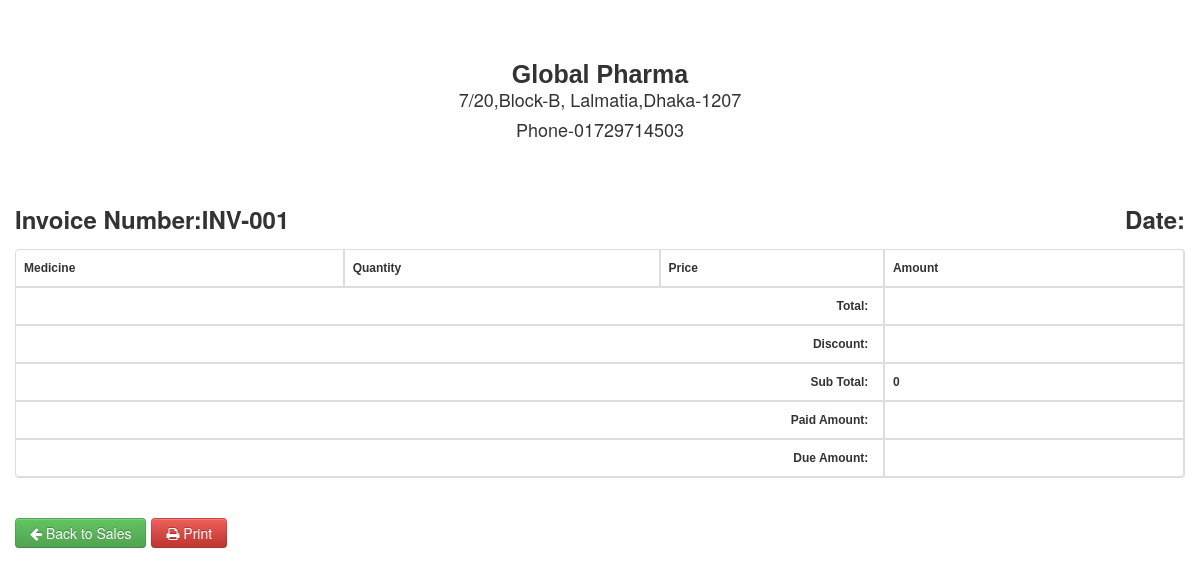
The app's page /invoice.php?invoice_number=INV-001 (signed in), older data.
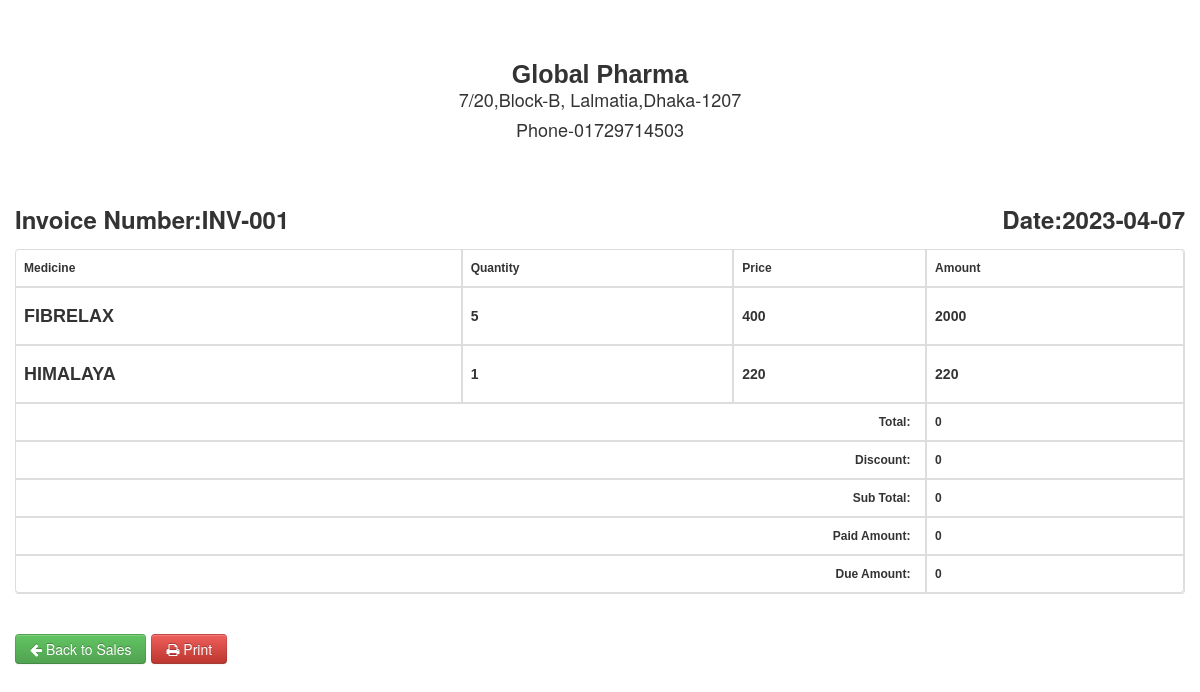
The same page, newer data.
### tables this page shows
CREATE TABLE `inv_issue` (
  `id` int(11) NOT NULL,
  `IssueID` varchar(20) NOT NULL,
  `IssueDate` date DEFAULT NULL,
  `BuyerID` varchar(12) DEFAULT NULL,
  `Remarks` varchar(255) DEFAULT NULL,
  `IssueType` varchar(50) DEFAULT NULL,
  `InWord` varchar(255) DEFAULT NULL,
  `TotalPrice` float DEFAULT NULL,
  `DiscountAmt` float DEFAULT NULL,
  `PaidAmt` float DEFAULT NULL,
  `Due` float DEFAULT NULL,
  `GrandAmt` float DEFAULT NULL,
  `TotalProfit` float DEFAULT NULL,
  `CName` varchar(50) DEFAULT 'Nill',
  `Mob` varchar(50) DEFAULT NULL,
  `GoDownIss` varchar(50) DEFAULT NULL,
  `PID` varchar(50) DEFAULT NULL
);

CREATE TABLE `inv_issuedetail` (
  `id` int(11) NOT NULL,
  `IssueID` varchar(20) DEFAULT NULL,
  `MaterialID` varchar(9) DEFAULT NULL,
  `IssueQty` float DEFAULT NULL,
  `IssuePrice` float DEFAULT NULL,
  `IFree` float DEFAULT NULL,
  `TotalIssue` float DEFAULT NULL,
  `ProfitItem` float DEFAULT NULL,
  `QtyCtnwise` float DEFAULT NULL,
  `CartonRate` float DEFAULT NULL,
  `SupplierID` varchar(50) DEFAULT NULL
);

### invoice.php (the view, shortened to what this page needs)
<?php
    include("dbcon.php");
	$invoice_number = $_GET['invoice_number'];
	$newInvoice_number = getCode('inv_issue', 'IssueID', '03d', '001', 'INV-');
	$newDates= date('Y-m-d');
	function getCode($table, $fieldName, $modifier, $defaultCode, $prefix){
		global $con;
		$sql    = "SELECT count($fieldName) as total_row FROM $table";
		$result = $con->query($sql);
		$lastRows   = $result->fetch_object();
		$number     = intval($lastRows->total_row) + 2;
		$defaultCode = $prefix.sprintf('%'.$modifier, $number);
		return $defaultCode;
	}
?>
<!DOCTYPE html>
<html>
	<head>
		<link rel="stylesheet" type="text/css" href="css/bootstrap.css">
		<link rel="stylesheet" type="text/css" href="css/bootstrap-responsive.css">
		<link rel="stylesheet" type="text/css" href="css/font-awesome.min.css">
		<link rel="stylesheet" type="text/css" href="css/tcal.css">
		<link rel="stylesheet" type="text/css" href="css/style.css">
	</head>
	<body>
		<div class="container">
			<div id="content">
				<?php
					$sql		= "SELECT * FROM inv_issue where IssueID = '$invoice_number'";
					$query 		= mysqli_query($con,$sql);
					$details 	= mysqli_fetch_array($query);
				?>
				<center>
					<div style="font:bold 25px 'Arial';">Global Pharma</div>
					<p>7/20,Block-B, Lalmatia,Dhaka-1207</p>
					<p>Phone-01729714503</p>
				</center><br><br>
				<h3>Invoice Number:<?php echo $invoice_number?><span style="float:right;">Date:<?php echo $details['IssueDate'];?></span></h3>
				<table class="table table-bordered table-hover" border="1" cellpadding="4" cellspacing="0" style="font-family: arial; font-size: 12px;text-align:left;" width="100%">
					<thead>
						<tr>
							<th> Medicine</th>
							<th> Quantity</th>
							<th> Price</th>
							<th> Amount</th>
						</tr>
					</thead>
					<tbody>
					<?php
						$select_sql = "SELECT * FROM inv_issuedetail where IssueID = '$invoice_number'";
						$select_query =mysqli_query($con,$select_sql);
						while($row =mysqli_fetch_array($select_query)):
					?>
						<tr class="record">
							<td><h4><?php echo $row['MaterialID'];?></h4></td>
							<td><h5><?php echo $row['IssueQty']; ?></h5></td>
							<td><h5><?php echo $row['IssuePrice']; ?></h5></td>
							<td><h5><?php echo $row['TotalIssue']; ?></h5></td>
						</tr>
					<?php endwhile;?>
						<tr>
						  <td colspan="3" style=" text-align:right;"><strong style="font-size: 12px;">Total: &nbsp;</strong></td>
						  <td colspan=""><strong style="font-size: 12px;"><?php echo $details['TotalPrice'];?></strong></td>
						</tr>
						<tr>
							<td colspan="3" style=" text-align:right;"><strong style="font-size: 12px;">Discount: &nbsp;</strong></td>
							<td colspan=""><strong style="font-size: 12px;"><?php echo $details['DiscountAmt'];?></strong></td>
						</tr>
						<tr>
							<td colspan="3" style=" text-align:right;"><strong style="font-size: 12px;">Sub Total: &nbsp;</strong></td>
							<td colspan=""><strong style="font-size: 12px;"><?php echo $details['TotalPrice'] - $details['DiscountAmt'];?></strong></td>
						</tr>
						<tr>
							<td colspan="3" style=" text-align:right;"><strong style="font-size: 12px;">Paid Amount: &nbsp;</strong></td>
							<td colspan=""><strong style="font-size: 12px;"><?php echo $details['PaidAmt'];?></strong></td>
						</tr>
						<tr>
							<td colspan="3" style=" text-align:right;"><strong style="font-size: 12px;">Due Amount: &nbsp;</strong></td>
							<td colspan=""><strong style="font-size: 12px;"><?php echo $details['Due'];?></strong></td>
						</tr>
					</tbody>
				</table><br/>
			</div>
			<a href="home.php?invoice_number=<?php echo $newInvoice_number; ?>&inv_date=<?php echo $newDates;?>"><button class="btn btn-success btn-md"><i class="icon-arrow-left"></i> Back to Sales</button></a>
			<a href="javascript:Clickheretoprint()" class="btn btn-danger btn-md" style=""><i class="icon icon-print"></i> Print</a>
	</body>
</html>

Row changes from the older to the newer data that the page shows:
added inv_issue: IssueDate "2023-04-07", TotalPrice "0", DiscountAmt "0", $details['TotalPrice']-$details['DiscountAmt'] "0", PaidAmt "0", Due "0"
added inv_issuedetail: MaterialID "FIBRELAX", IssueQty "5", IssuePrice "400", TotalIssue "2000"
added inv_issuedetail: MaterialID "HIMALAYA", IssueQty "1", IssuePrice "220", TotalIssue "220"
Text that changed along with them:
$details['TotalPrice'] - $details['DiscountAmt']: "0" → (not shown)
